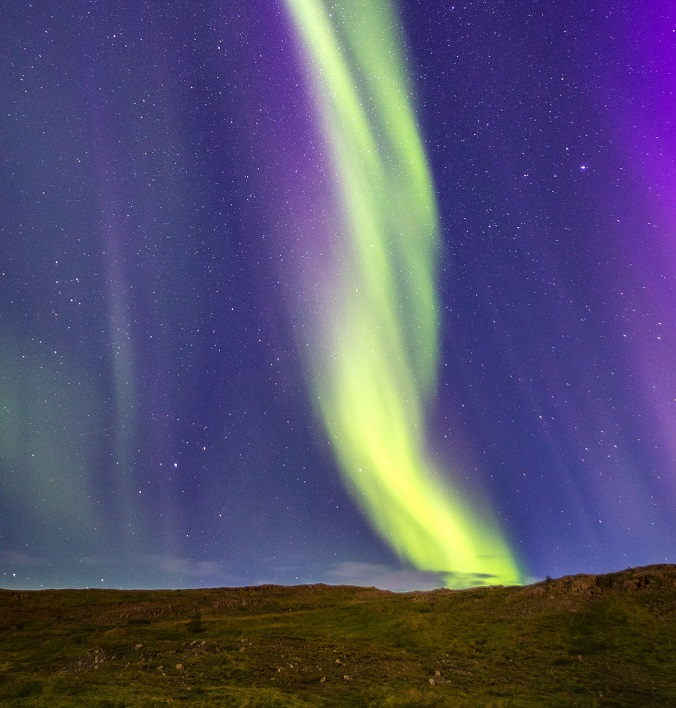
#> input picture notebooks/pictures/light_sky.jpg, 676 x 708 px
$ jupyter execute 11_examples.ipynb
#> lines starting #> are read from the running program, lines starting #| are printed output that depends on the picture; after the words box and inside, x2 and y2 are one past the last pixel; in counts of white or black regions, pixels touching at a corner belong together
#### Задание 5.1.

Для трех значений порога 70 + №, где № – номер по списку группы (7), провести пороговую обработку полутонового изображения с плавным изменением интенсивности.

[cell 1]
import cv2
import numpy as np
from matplotlib import pyplot as plt

def imgshow(image, conversion=cv2.COLOR_BGR2RGB):
    image = cv2.cvtColor(image, conversion)
    # Show the image
    plt.imshow(image)
    # remove the axis / ticks for a clean looking image
    plt.xticks([])
    plt.yticks([])
    plt.show()

[cell 2]
img = cv2.imread ('pictures/light_sky.jpg')
#> img is the input picture: shape (708, 676, 3); mean B, G, R 109.7, 80.3, 84.3
imgshow(img)
img = cv2.cvtColor(img,  cv2.COLOR_BGR2GRAY)
#> img: shape (708, 676)

[cell 3]
ret, thresh1 = cv2.threshold(img, 70+7,255, cv2.THRESH_BINARY)
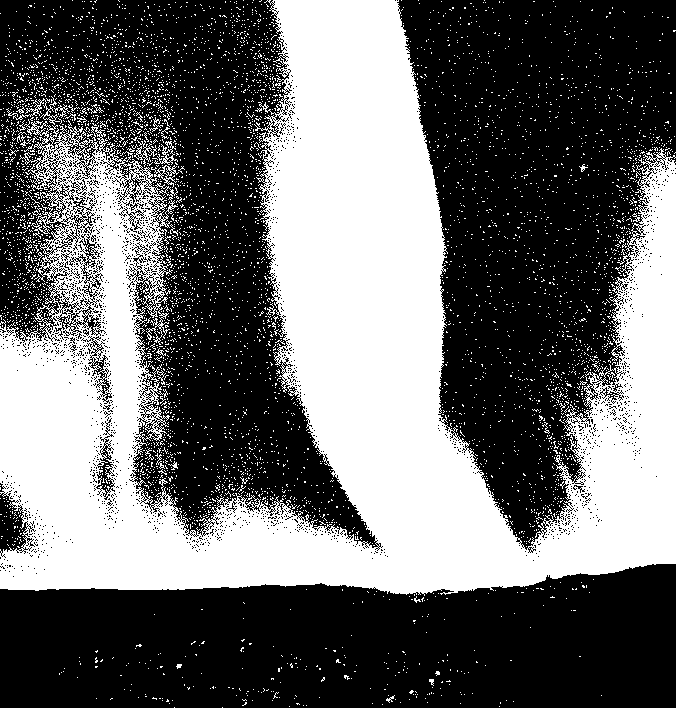
#> thresh1: shape (708, 676); 41.3% white; 5381 white regions (5349 under 20 px), largest, box (x1, y1, x2, y2) and area: (0, 0, 676, 596) 185633, (13, 96, 60, 125) 235, (151, 165, 179, 188) 176
#> ret = 77
ret, thresh2 = cv2.threshold(img, 70+7,255, cv2.THRESH_BINARY_INV)
ret, thresh3 = cv2.threshold(img, 70+7,255, cv2.THRESH_TRUNC)
ret, thresh4 = cv2.threshold(img, 70+7,255, cv2.THRESH_TOZERO)
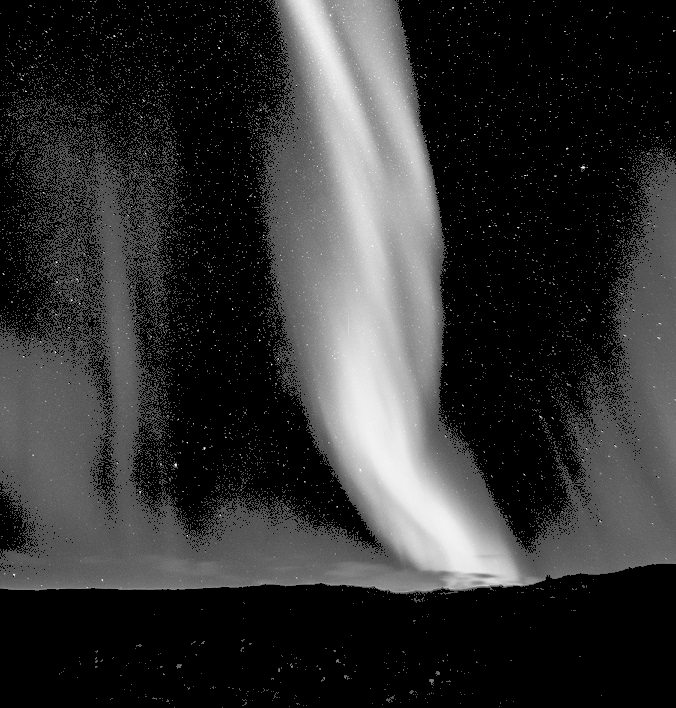
#> thresh4: shape (708, 676); min 0, max 250, mean 50.6
ret, thresh5 = cv2.threshold(img, 70+7,255, cv2.THRESH_TOZERO_INV)

title = ['Original Image', 'BINARY', 'BINARY_INV', 'TRUNC', 'TOZERO', 'TOZERO_INV']
images = [img, thresh1, thresh2, thresh3, thresh4, thresh5]

for i in range(6):
    plt.subplot(2,3,i+1),plt.imshow(images[i],'gray')
    plt.title(title[i])
    plt.xticks([]),plt.yticks([])
plt.show()

[cell 4]
ret, thresh1 = cv2.threshold(img, 140+7,255, cv2.THRESH_BINARY)
#> thresh1: shape (708, 676); 11.7% white; 528 white regions (525 under 20 px), largest, box (x1, y1, x2, y2) and area: (285, 0, 524, 590) 55031, (397, 586, 441, 592) 71, (375, 586, 396, 592) 27
#> ret = 147
ret, thresh2 = cv2.threshold(img, 140+7,255, cv2.THRESH_BINARY_INV)
ret, thresh3 = cv2.threshold(img, 140+7,255, cv2.THRESH_TRUNC)
ret, thresh4 = cv2.threshold(img, 140+7,255, cv2.THRESH_TOZERO)
ret, thresh5 = cv2.threshold(img, 140+7,255, cv2.THRESH_TOZERO_INV)

title = ['Original Image', 'BINARY', 'BINARY_INV', 'TRUNC', 'TOZERO', 'TOZERO_INV']
images = [img, thresh1, thresh2, thresh3, thresh4, thresh5]

for i in range(6):
    plt.subplot(2,3,i+1),plt.imshow(images[i],'gray')
    plt.title(title[i])
    plt.xticks([]),plt.yticks([])
plt.show()

[cell 5]
ret, thresh1 = cv2.threshold(img, 210+7,255, cv2.THRESH_BINARY)
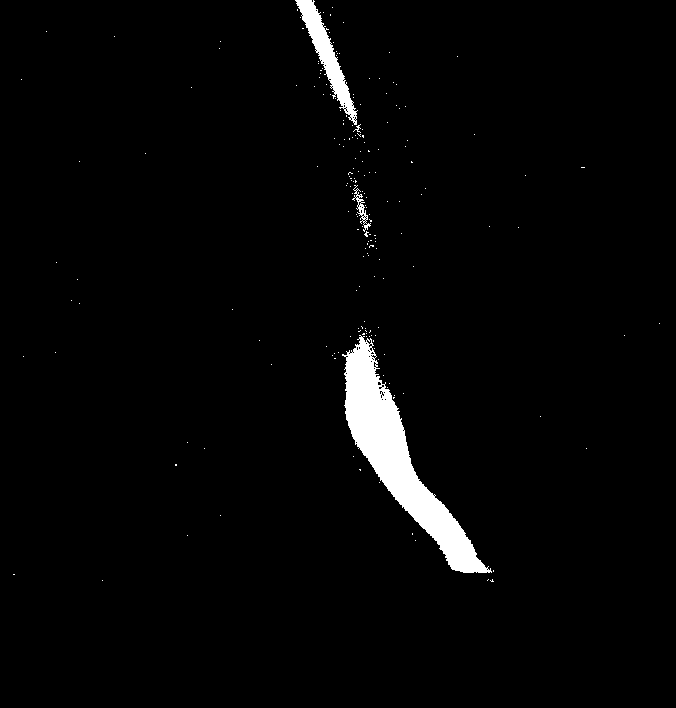
#> thresh1: shape (708, 676); 2.4% white; 193 white regions (189 under 20 px), largest, box (x1, y1, x2, y2) and area: (342, 335, 492, 573) 9257, (295, 0, 358, 125) 1923, (352, 185, 371, 232) 205, (353, 124, 361, 133) 22
#> ret = 217
ret, thresh2 = cv2.threshold(img, 210+7,255, cv2.THRESH_BINARY_INV)
ret, thresh3 = cv2.threshold(img, 210+7,255, cv2.THRESH_TRUNC)
ret, thresh4 = cv2.threshold(img, 210+7,255, cv2.THRESH_TOZERO)
ret, thresh5 = cv2.threshold(img, 210+7,255, cv2.THRESH_TOZERO_INV)
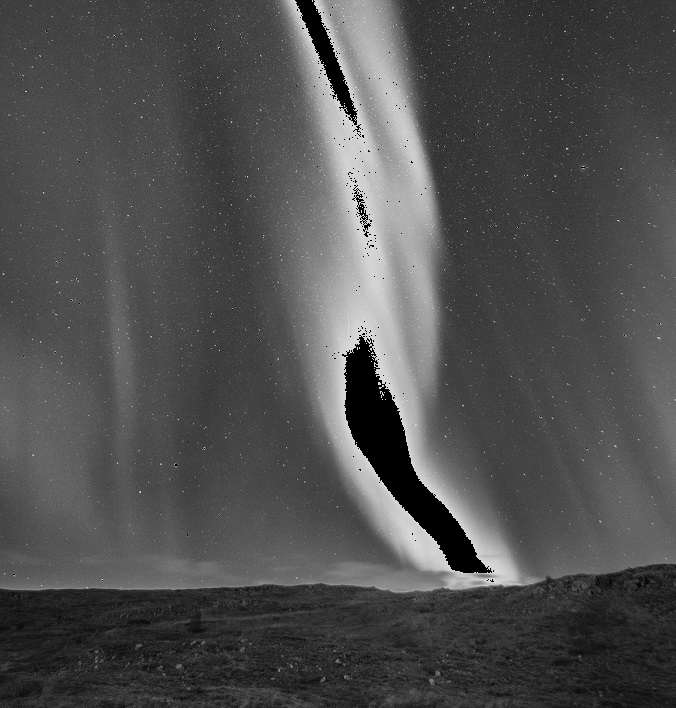
#> thresh5: shape (708, 676); min 0, max 217, mean 79.2

title = ['Original Image', 'BINARY', 'BINARY_INV', 'TRUNC', 'TOZERO', 'TOZERO_INV']
images = [img, thresh1, thresh2, thresh3, thresh4, thresh5]

for i in range(6):
    plt.subplot(2,3,i+1),plt.imshow(images[i],'gray')
    plt.title(title[i])
    plt.xticks([]),plt.yticks([])
plt.show()

#### Задание 5.2.

Протестировать функции с адаптивным порогом, задавая последовательно два значения порога, примерно 1/3 и 2/3 от максимума интенсивности. Проанализировать результат пороговой обработки изображения

[cell 6]
img = cv2.imread('pictures/light_sky.jpg')
img = cv2.cvtColor(img, cv2.COLOR_BGR2GRAY)
img = cv2.medianBlur(img,5)

[cell 7]
ret1,th1 = cv2.threshold(img,127,255,cv2.THRESH_BINARY)
#> th1: shape (708, 676); 13.4% white; 4 white regions (2 under 20 px), largest, box (x1, y1, x2, y2) and area: (282, 0, 537, 592) 64206, (343, 572, 352, 576) 31
th2 = cv2.adaptiveThreshold(img,255, cv2.ADAPTIVE_THRESH_MEAN_C,cv2.THRESH_BINARY,11,2)
#> th2: shape (708, 676); 86.2% white; 6102 black regions (5715 under 20 px), largest, box (x1, y1, x2, y2) and area: (0, 564, 676, 616) 5716, (405, 50, 455, 418) 3232, (296, 376, 503, 585) 2915
th3 = cv2.adaptiveThreshold(img,255, cv2.ADAPTIVE_THRESH_GAUSSIAN_C,cv2.THRESH_BINARY,11,2)
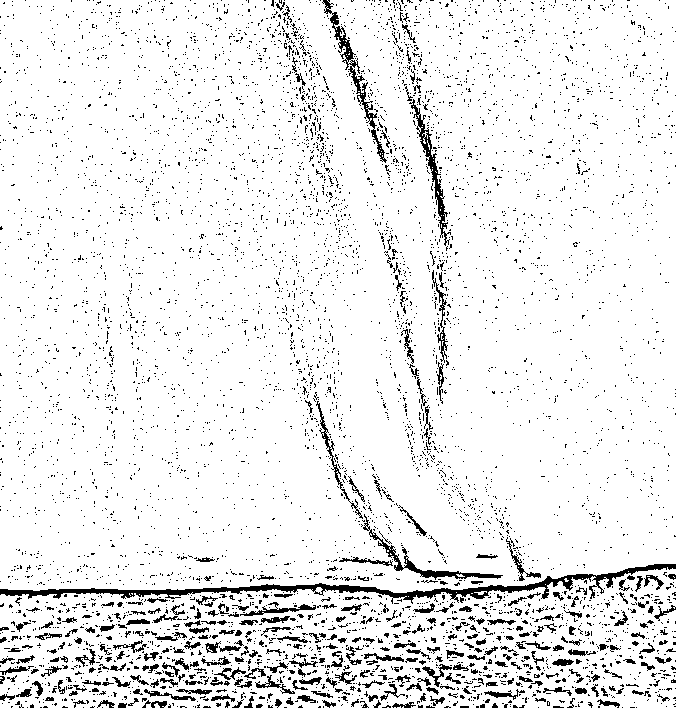
#> th3: shape (708, 676); 92.4% white; black in thin lines or dots

[cell 8]
titles = ['Original Image', 'Global Thresholding (v = 127)',
          'Adaptive Mean Thresholding', 'Adaptive Gaussian Thresholding']

images = [img, th1, th2, th3]

for i in range(4):
    plt.subplot(2,2,i+1),plt.imshow(images[i],'gray')
    plt.title(titles[i])
    plt.xticks([]),plt.yticks([])
plt.show()

#### Задание 5.3.
Загрузить модули cv2, random, PIL. Создать зашумленное изображение.

[cell 9]
import random
from PIL import Image, ImageDraw
image = Image.open('pictures/light_sky.jpg')
draw = ImageDraw.Draw(image)

[cell 10]
import random
from PIL import Image, ImageDraw
image = Image.open('pictures/light_sky.jpg')
draw = ImageDraw.Draw(image)
width = image.size[0]
#> width = 676
height = image.size[1]
#> height = 708
pix = image.load()

[cell 11]
for i in range(width):
    for j in range(height):
        rand = random.randint(0, 200)
        a = pix[i, j][0] + rand
        b = pix[i, j][1] + rand
        c = pix[i, j][2] + rand
        if (a > 255):
            a = 255
        if (b > 255):
            b = 255
        if (c > 255):
            c = 255
        draw.point((i, j), (a, b, c))

[cell 12]
image.save("median.png", "JPEG")
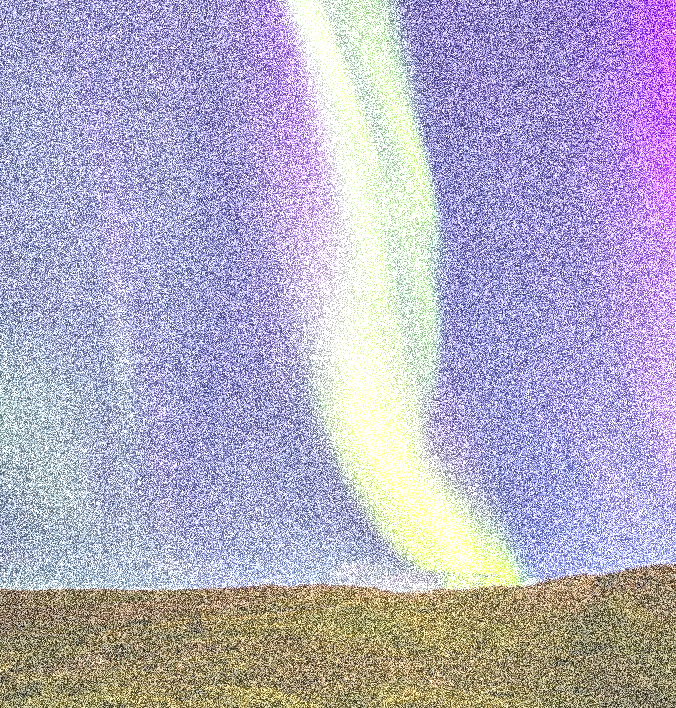
#> saved as median.png: PIL image 676x708 RGB; mean R, G, B 177.5, 172, 196.6

imag = cv2.imread('pictures/light_sky.jpg')
imag = cv2.cvtColor(imag, cv2.COLOR_BGR2RGB)
img = cv2.imread('median.png')
#> img: shape (708, 676, 3)
img = cv2.cvtColor(img, cv2.COLOR_BGR2RGB)

plt.subplot(121),plt.imshow(imag),plt.title('original')
plt.axis("off")
plt.subplot(122),plt.imshow(img),plt.title('result')
plt.axis("off")
plt.show()

#### Задание 5.4.

На вход программы пороговой обработки подается зашумленное изображение. Это изображение обрабатывается тремя способами. В первом случае используется глобальный порог со значением 127. Во втором случае напрямую применяется порог Оцу. В третьем случае изображение сначала удаляет шум фильтром с гауссовым ядром 5x5, затем применяется пороговая обработка Оцу. Сделать анализ того, как фильтрация шума улучшает результат.

[cell 13]
img = cv2.imread('pictures/light_sky.jpg', 0)
#> img: shape (708, 676); min 1, max 255, mean 84.8
ret1,th1 = cv2.threshold(img,127,255,cv2.THRESH_BINARY)
#> th1: shape (708, 676); 13.7% white; 855 white regions (851 under 20 px), largest, box (x1, y1, x2, y2) and area: (282, 0, 539, 593) 64128, (339, 569, 357, 578) 55, (153, 587, 187, 590) 38, (130, 588, 152, 589) 22
ret2,th2 = cv2.threshold(img,0,255,cv2.THRESH_BINARY+cv2.THRESH_OTSU)
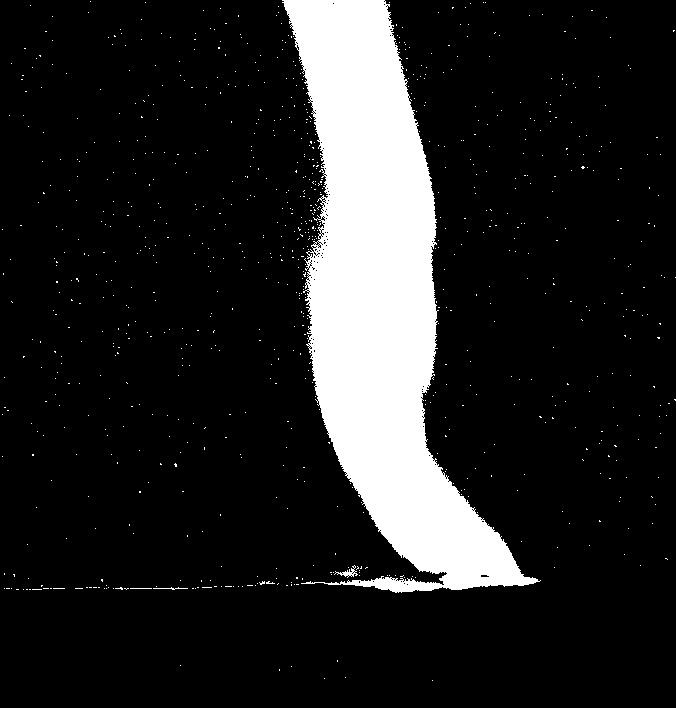
#> th2: shape (708, 676); 13.8% white; 868 white regions (864 under 20 px), largest, box (x1, y1, x2, y2) and area: (282, 0, 541, 593) 64558, (334, 565, 358, 578) 94, (153, 587, 188, 590) 39, (130, 588, 152, 589) 22
#> ret2 = 126
blur = cv2.GaussianBlur(img,(5,5),0)
ret3,th3 = cv2.threshold(blur,0,255,cv2.THRESH_BINARY+cv2.THRESH_OTSU)
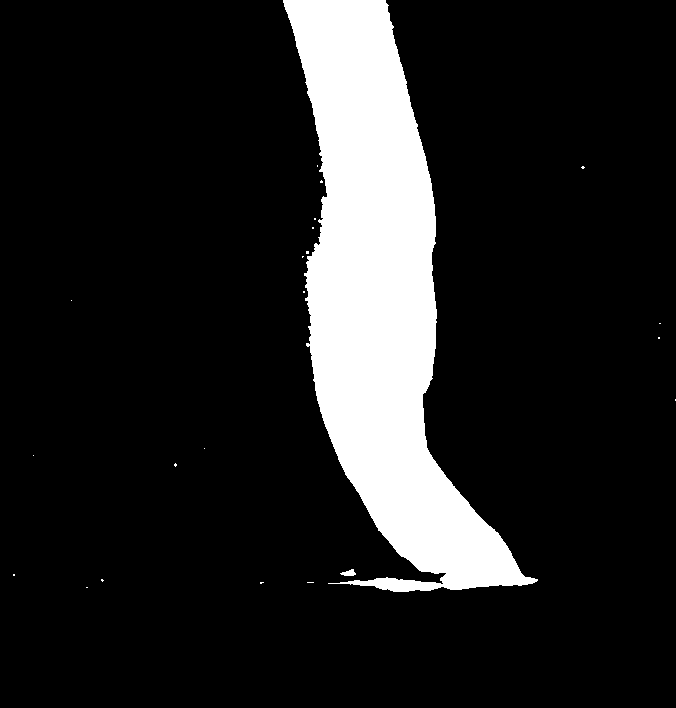
#> th3: shape (708, 676); 13.6% white; 22 white regions (20 under 20 px), largest, box (x1, y1, x2, y2) and area: (283, 0, 538, 592) 64771, (340, 569, 356, 576) 70
#> ret3 = 126

[cell 14]
images = [img, 0, th1, img, 0, th2, blur, 0, th3]
titles = ["Original Noisy Image","Histogram","GlobalThresholding (v=127)",
          "Original Noisy Image", "Histogram","Otsu’s Thresholding",
          "Gaussian filtered Image","Histogram","Otsu’s Thresh-olding"]

[cell 15]
for i in range(3):
    plt.subplot(3,3,i*3+1), plt.imshow(images[i*3], "gray")
    plt.title(titles[i*3]), plt.xticks([]), plt.yticks([])
    plt.subplot(3,3,i*3+2),plt.hist(images[i*3].ravel(),256)
    plt.title(titles[i*3+1]), plt.xticks([]),plt.yticks([])
    plt.subplot(3,3,i*3+3),plt.imshow(images[i*3+2],"gray")
    plt.title(titles[i*3+2]), plt.xticks([]),plt.yticks([])
    plt.show()
#> this loop made 3 passes
#> pass 1, `plt.show()`:
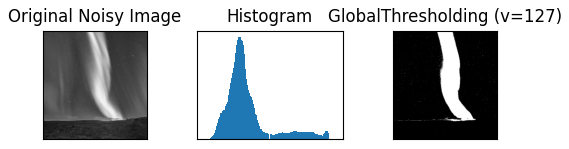
#> figure drawn by matplotlib, 3 panels
#> pass 2, `plt.show()`:
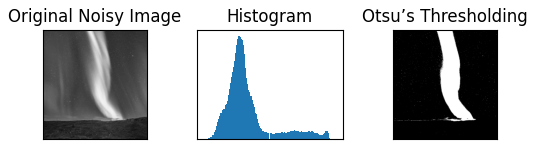
#> figure drawn by matplotlib, 3 panels
